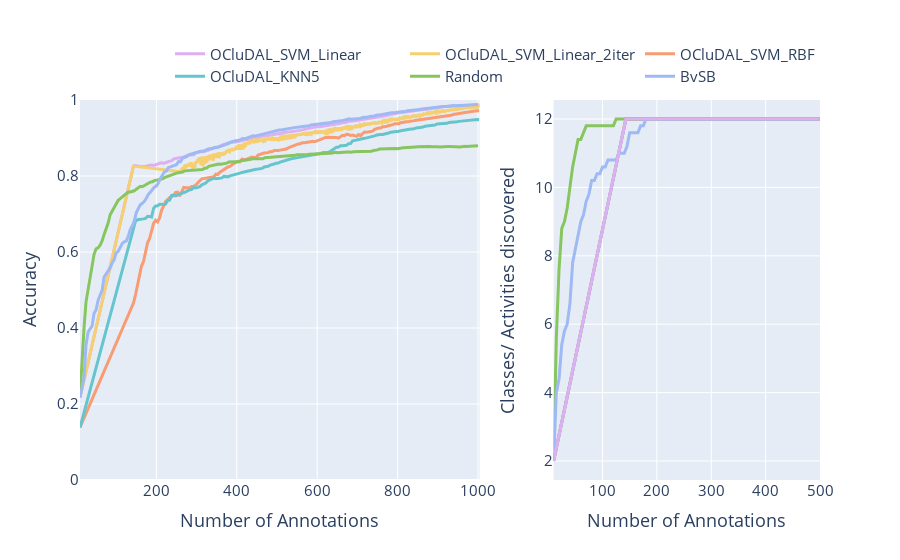

This figure's notebook cell:
### Code cell
import os
import pandas as pd
import plotly.graph_objects as go
from plotly.subplots import make_subplots
import numpy as np

folder = 'Results/OverallCA/USC'

# Get all csv files
files = os.listdir(folder)

import plotly.express as px
pastel = px.colors.qualitative.Pastel

# color key
color_key = {
    'OCluDAL_SVM_Linear': pastel[3],
    'OCluDAL_SVM_Linear_2iter': pastel[1],
    'OCluDAL_SVM_RBF': pastel[2],
    'OCluDAL_KNN5': pastel[0],
    'Random': pastel[4],
    'BvSB': pastel[5]
}

# Calculate average across 5 iterations
OCluDAL_SVM_Linear = []
OCluDAL_SVM_Linear_2iter = []
OCluDAL_SVM_RBF = []
OCluDAL_KNN5 = []
Random = []
BvSB = []

for file in files:
    df = pd.read_csv(f'{folder}\\{file}')
    method = file.split('_')[0]
    if method == 'OCluDAL':
        if 'Linear' in file:
            if '2iter' in file:
                OCluDAL_SVM_Linear_2iter.append(df)
            else:
                OCluDAL_SVM_Linear.append(df)
        elif 'RBF' in file:
            OCluDAL_SVM_RBF.append(df)
        elif 'KNN5' in file:
            OCluDAL_KNN5.append(df)
    elif method == 'Random':
        Random.append(df)
    elif method == 'BvSB':
        BvSB.append(df)

OCluDAL_SVM_Linear = pd.concat(OCluDAL_SVM_Linear)
OCluDAL_SVM_Linear_2iter = pd.concat(OCluDAL_SVM_Linear_2iter)
OCluDAL_SVM_RBF = pd.concat(OCluDAL_SVM_RBF)
OCluDAL_KNN5 = pd.concat(OCluDAL_KNN5)
Random = pd.concat(Random)
BvSB = pd.concat(BvSB)

OCluDAL_SVM_Linear = OCluDAL_SVM_Linear.groupby('Number of Annotations').mean(numeric_only=True).reset_index()
OCluDAL_SVM_Linear_2iter = OCluDAL_SVM_Linear_2iter.groupby('Number of Annotations').mean(numeric_only=True).reset_index()
OCluDAL_SVM_RBF = OCluDAL_SVM_RBF.groupby('Number of Annotations').mean(numeric_only=True).reset_index()
OCluDAL_KNN5 = OCluDAL_KNN5.groupby('Number of Annotations').mean(numeric_only=True).reset_index()
Random = Random.groupby('Number of Annotations').mean(numeric_only=True).reset_index()
BvSB = BvSB.groupby('Number of Annotations').mean(numeric_only=True).reset_index()

# Map dfs to colors
dfs = [OCluDAL_SVM_Linear, OCluDAL_SVM_Linear_2iter, OCluDAL_SVM_RBF, OCluDAL_KNN5, Random, BvSB]
color_keys = ['OCluDAL_SVM_Linear', 'OCluDAL_SVM_Linear_2iter', 'OCluDAL_SVM_RBF', 'OCluDAL_KNN5', 'Random', 'BvSB']

fig = make_subplots(cols=2, rows=1, column_widths=[0.6, 0.4])

for df, file in zip(dfs, color_keys):
    color = color_key[file]

    fig.add_trace(go.Scatter(
        x=df['Number of Annotations'],
        y=df['Accuracy'], 
        name=file, 
        line=dict(color=color, width=3)),
        row=1,
        col=1)

    df = df[df['Number of Annotations'] <= 500]
    fig.add_trace(go.Scatter(
        x=df['Number of Annotations'],
        y=df['Classes'], 
        showlegend=False,
        line=dict(color=color, width=3)),
        row=1,
        col=2)

df = dfs[0]
df = df[df['Number of Annotations'] <= 500]
fig.add_trace(go.Scatter(
    x=df['Number of Annotations'],
    y=df['Classes'], 
    showlegend=False,
    line=dict(color=pastel[3], width=3)),
    row=1,
    col=2)

# Update ylim and set axis labels
fig.update_yaxes(range=[0, 1], row=1, col=1)
fig.update_xaxes(title_text='Number of Annotations')
fig.update_yaxes(title_text='Accuracy', row=1, col=1)
fig.update_yaxes(title_text='Classes/ Activities discovered', row=1, col=2)

# Horizontal legend
fig.update_layout(legend=dict(
    orientation="h",
    yanchor="bottom",
    y=1.02,
    xanchor="right",
    x=1
))

fig.update_layout(font_size=15)
fig.show()
fig.write_image('Results/OverallCA/USC.png', width=1500, height=600, scale=3)

### Figure 1 — Plotly figure (JSON) as saved in the notebook; plotly's stock layout.template omitted (floating-point values rounded to 4 significant figures; data arrays with more than 128 entries replaced by an {"elided": "..."} marker saying what was removed)
{"data": [{"line": {"color": "rgb(220, 176, 242)", "width": 3}, "name": "OCluDAL_SVM_Linear", "type": "scatter", "x": {"elided": "174 int values"}, "xaxis": "x", "y": {"elided": "174 float values"}, "yaxis": "y"}, {"line": {"color": "rgb(220, 176, 242)", "width": 3}, "showlegend": false, "type": "scatter", "x": [10, 143, 148, 153, 158, 163, 168, 173, 178, 183, 188, 193, 198, 203, 208, 213, 218, 223, 228, 233, 238, 243, 248, 253, 258, 263, 268, 273, 278, 283, 288, 293, 298, 303, 308, 313, 318, 323, 328, 333, 338, 343, 348, 353, 358, 363, 368, 373, 378, 383, 388, 393, 398, 403, 408, 413, 418, 423, 428, 433, 438, 443, 448, 453, 458, 463, 468, 473, 478, 483, 488, 493, 498], "xaxis": "x2", "y": [2, 12, 12, 12, 12, 12, 12, 12, 12, 12, 12, 12, 12, 12, 12, 12, 12, 12, 12, 12, 12, 12, 12, 12, 12, 12, 12, 12, 12, 12, 12, 12, 12, 12, 12, 12, 12, 12, 12, 12, 12, 12, 12, 12, 12, 12, 12, 12, 12, 12, 12, 12, 12, 12, 12, 12, 12, 12, 12, 12, 12, 12, 12, 12, 12, 12, 12, 12, 12, 12, 12, 12, 12], "yaxis": "y2"}, {"line": {"color": "rgb(246, 207, 113)", "width": 3}, "name": "OCluDAL_SVM_Linear_2iter", "type": "scatter", "x": {"elided": "452 int values"}, "xaxis": "x", "y": {"elided": "452 float values"}, "yaxis": "y"}, {"line": {"color": "rgb(246, 207, 113)", "width": 3}, "showlegend": false, "type": "scatter", "x": {"elided": "149 int values"}, "xaxis": "x2", "y": {"elided": "149 int values"}, "yaxis": "y2"}, {"line": {"color": "rgb(248, 156, 116)", "width": 3}, "name": "OCluDAL_SVM_RBF", "type": "scatter", "x": {"elided": "174 int values"}, "xaxis": "x", "y": {"elided": "174 float values"}, "yaxis": "y"}, {"line": {"color": "rgb(248, 156, 116)", "width": 3}, "showlegend": false, "type": "scatter", "x": [10, 143, 148, 153, 158, 163, 168, 173, 178, 183, 188, 193, 198, 203, 208, 213, 218, 223, 228, 233, 238, 243, 248, 253, 258, 263, 268, 273, 278, 283, 288, 293, 298, 303, 308, 313, 318, 323, 328, 333, 338, 343, 348, 353, 358, 363, 368, 373, 378, 383, 388, 393, 398, 403, 408, 413, 418, 423, 428, 433, 438, 443, 448, 453, 458, 463, 468, 473, 478, 483, 488, 493, 498], "xaxis": "x2", "y": [2, 12, 12, 12, 12, 12, 12, 12, 12, 12, 12, 12, 12, 12, 12, 12, 12, 12, 12, 12, 12, 12, 12, 12, 12, 12, 12, 12, 12, 12, 12, 12, 12, 12, 12, 12, 12, 12, 12, 12, 12, 12, 12, 12, 12, 12, 12, 12, 12, 12, 12, 12, 12, 12, 12, 12, 12, 12, 12, 12, 12, 12, 12, 12, 12, 12, 12, 12, 12, 12, 12, 12, 12], "yaxis": "y2"}, {"line": {"color": "rgb(102, 197, 204)", "width": 3}, "name": "OCluDAL_KNN5", "type": "scatter", "x": {"elided": "174 int values"}, "xaxis": "x", "y": {"elided": "174 float values"}, "yaxis": "y"}, {"line": {"color": "rgb(102, 197, 204)", "width": 3}, "showlegend": false, "type": "scatter", "x": [10, 143, 148, 153, 158, 163, 168, 173, 178, 183, 188, 193, 198, 203, 208, 213, 218, 223, 228, 233, 238, 243, 248, 253, 258, 263, 268, 273, 278, 283, 288, 293, 298, 303, 308, 313, 318, 323, 328, 333, 338, 343, 348, 353, 358, 363, 368, 373, 378, 383, 388, 393, 398, 403, 408, 413, 418, 423, 428, 433, 438, 443, 448, 453, 458, 463, 468, 473, 478, 483, 488, 493, 498], "xaxis": "x2", "y": [2, 12, 12, 12, 12, 12, 12, 12, 12, 12, 12, 12, 12, 12, 12, 12, 12, 12, 12, 12, 12, 12, 12, 12, 12, 12, 12, 12, 12, 12, 12, 12, 12, 12, 12, 12, 12, 12, 12, 12, 12, 12, 12, 12, 12, 12, 12, 12, 12, 12, 12, 12, 12, 12, 12, 12, 12, 12, 12, 12, 12, 12, 12, 12, 12, 12, 12, 12, 12, 12, 12, 12, 12], "yaxis": "y2"}, {"line": {"color": "rgb(135, 197, 95)", "width": 3}, "name": "Random", "type": "scatter", "x": {"elided": "199 int values"}, "xaxis": "x", "y": {"elided": "199 float values"}, "yaxis": "y"}, {"line": {"color": "rgb(135, 197, 95)", "width": 3}, "showlegend": false, "type": "scatter", "x": [10, 15, 20, 25, 30, 35, 40, 45, 50, 55, 60, 65, 70, 75, 80, 85, 90, 95, 100, 105, 110, 115, 120, 125, 130, 135, 140, 145, 150, 155, 160, 165, 170, 175, 180, 185, 190, 195, 200, 205, 210, 215, 220, 225, 230, 235, 240, 245, 250, 255, 260, 265, 270, 275, 280, 285, 290, 295, 300, 305, 310, 315, 320, 325, 330, 335, 340, 345, 350, 355, 360, 365, 370, 375, 380, 385, 390, 395, 400, 405, 410, 415, 420, 425, 430, 435, 440, 445, 450, 455, 460, 465, 470, 475, 480, 485, 490, 495, 500], "xaxis": "x2", "y": [2, 5.6, 7.6, 8.8, 9, 9.4, 10, 10.6, 11, 11.4, 11.4, 11.6, 11.8, 11.8, 11.8, 11.8, 11.8, 11.8, 11.8, 11.8, 11.8, 11.8, 11.8, 12, 12, 12, 12, 12, 12, 12, 12, 12, 12, 12, 12, 12, 12, 12, 12, 12, 12, 12, 12, 12, 12, 12, 12, 12, 12, 12, 12, 12, 12, 12, 12, 12, 12, 12, 12, 12, 12, 12, 12, 12, 12, 12, 12, 12, 12, 12, 12, 12, 12, 12, 12, 12, 12, 12, 12, 12, 12, 12, 12, 12, 12, 12, 12, 12, 12, 12, 12, 12, 12, 12, 12, 12, 12, 12, 12], "yaxis": "y2"}, {"line": {"color": "rgb(158, 185, 243)", "width": 3}, "name": "BvSB", "type": "scatter", "x": {"elided": "199 int values"}, "xaxis": "x", "y": {"elided": "199 float values"}, "yaxis": "y"}, {"line": {"color": "rgb(158, 185, 243)", "width": 3}, "showlegend": false, "type": "scatter", "x": [10, 15, 20, 25, 30, 35, 40, 45, 50, 55, 60, 65, 70, 75, 80, 85, 90, 95, 100, 105, 110, 115, 120, 125, 130, 135, 140, 145, 150, 155, 160, 165, 170, 175, 180, 185, 190, 195, 200, 205, 210, 215, 220, 225, 230, 235, 240, 245, 250, 255, 260, 265, 270, 275, 280, 285, 290, 295, 300, 305, 310, 315, 320, 325, 330, 335, 340, 345, 350, 355, 360, 365, 370, 375, 380, 385, 390, 395, 400, 405, 410, 415, 420, 425, 430, 435, 440, 445, 450, 455, 460, 465, 470, 475, 480, 485, 490, 495, 500], "xaxis": "x2", "y": [2, 4, 4.4, 5.4, 5.8, 6, 6.6, 7.8, 8.2, 8.6, 9, 9.2, 9.6, 9.8, 10.2, 10.2, 10.4, 10.4, 10.6, 10.6, 10.8, 10.8, 10.8, 10.8, 11, 11, 11, 11.2, 11.6, 11.6, 11.6, 11.6, 11.8, 11.8, 12, 12, 12, 12, 12, 12, 12, 12, 12, 12, 12, 12, 12, 12, 12, 12, 12, 12, 12, 12, 12, 12, 12, 12, 12, 12, 12, 12, 12, 12, 12, 12, 12, 12, 12, 12, 12, 12, 12, 12, 12, 12, 12, 12, 12, 12, 12, 12, 12, 12, 12, 12, 12, 12, 12, 12, 12, 12, 12, 12, 12, 12, 12, 12, 12], "yaxis": "y2"}, {"line": {"color": "rgb(220, 176, 242)", "width": 3}, "showlegend": false, "type": "scatter", "x": [10, 143, 148, 153, 158, 163, 168, 173, 178, 183, 188, 193, 198, 203, 208, 213, 218, 223, 228, 233, 238, 243, 248, 253, 258, 263, 268, 273, 278, 283, 288, 293, 298, 303, 308, 313, 318, 323, 328, 333, 338, 343, 348, 353, 358, 363, 368, 373, 378, 383, 388, 393, 398, 403, 408, 413, 418, 423, 428, 433, 438, 443, 448, 453, 458, 463, 468, 473, 478, 483, 488, 493, 498], "xaxis": "x2", "y": [2, 12, 12, 12, 12, 12, 12, 12, 12, 12, 12, 12, 12, 12, 12, 12, 12, 12, 12, 12, 12, 12, 12, 12, 12, 12, 12, 12, 12, 12, 12, 12, 12, 12, 12, 12, 12, 12, 12, 12, 12, 12, 12, 12, 12, 12, 12, 12, 12, 12, 12, 12, 12, 12, 12, 12, 12, 12, 12, 12, 12, 12, 12, 12, 12, 12, 12, 12, 12, 12, 12, 12, 12], "yaxis": "y2"}], "layout": {"font": {"size": 15}, "legend": {"orientation": "h", "x": 1, "xanchor": "right", "y": 1.02, "yanchor": "bottom"}, "xaxis": {"anchor": "y", "domain": [0, 0.54], "title": {"text": "Number of Annotations"}}, "xaxis2": {"anchor": "y2", "domain": [0.64, 1], "title": {"text": "Number of Annotations"}}, "yaxis": {"anchor": "x", "domain": [0, 1], "range": [0, 1], "title": {"text": "Accuracy"}}, "yaxis2": {"anchor": "x2", "domain": [0, 1], "title": {"text": "Classes/ Activities discovered"}}}}
